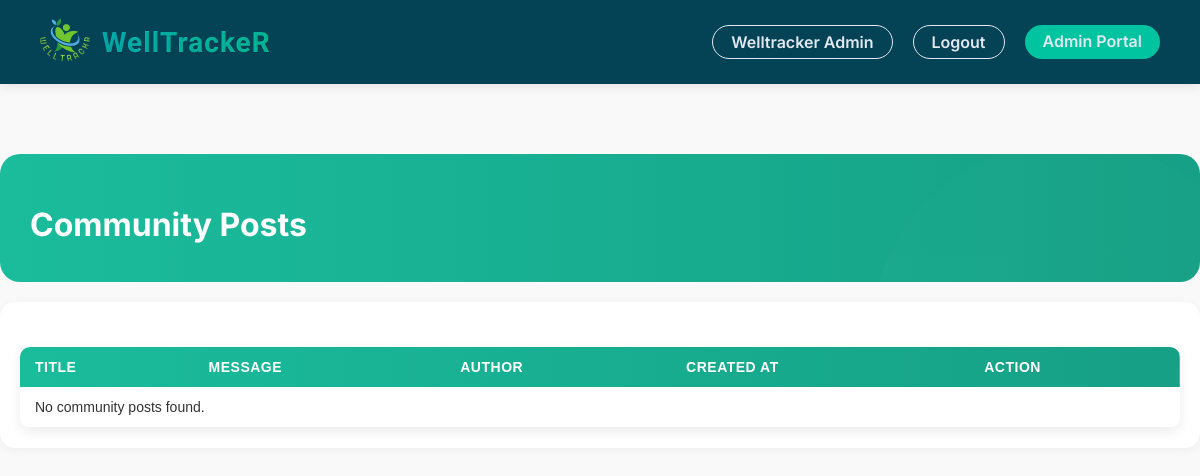
The app's page /view_community_posts.php (signed in), older data.
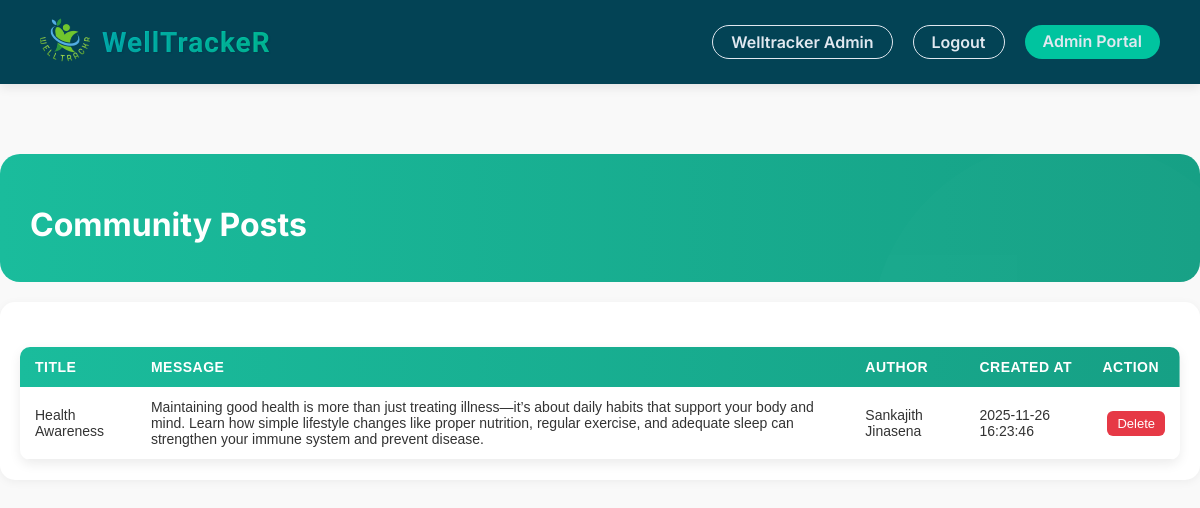
The same page, newer data.
### tables this page shows
CREATE TABLE `community_posts` (
  `post_id` int(11) NOT NULL,
  `title` varchar(255) NOT NULL,
  `message` text NOT NULL,
  `author` varchar(100) DEFAULT 'Guest',
  `created_at` timestamp NOT NULL DEFAULT current_timestamp()
);

### view_community_posts.php (the view, shortened to what this page needs)
<?php
include 'config.php';
$sql = "SELECT * FROM community_posts ORDER BY created_at DESC";
$result = $conn->query($sql);
?>
<!DOCTYPE html>
<html lang="en">
<head>
<link rel="stylesheet" href="css/style.css">
<link rel="stylesheet" href="css/patient.css">
<link rel="stylesheet" href="css/doctor_review.css">
</head>
<body>
<nav>
    <div class="nav-header">
        <div class="nav-logo"><img src="image/Logo_R.png" alt="Logo"></div>
        <div class="nav-title">
            <h1>WellTrackeR</h1>
        </div>
    </div>
    <div class="nav-links">
        <a href="" class="login-btn"><?php echo $_SESSION["first_name"] . " " . $_SESSION["last_name"] ?></a>
        <a href="logout.php" class="login-btn">Logout</a>
        <a href="admin_portal.php" class="register-btn">Admin Portal</a>
    </div>
</nav>
<div class="patient-portal-container">
    <div class="patient-portal-header">
        <h1>Community Posts</h1>
    </div>
    <div class="quick-actions">
        <table class="doctor-table">
            <thead>
                <tr>
                    <th>Title</th>
                    <th>Message</th>
                    <th>Author</th>
                    <th>Created At</th>
                    <th>Action</th>
                </tr>
            </thead>
            <tbody>
                <?php if ($result && $result->num_rows > 0): ?>
                    <?php while($row = $result->fetch_assoc()): ?>
                        <tr id="row-<?php echo $row['post_id']; ?>">
                            <td><?php echo htmlspecialchars($row['title']); ?></td>
                            <td><?php echo htmlspecialchars($row['message']); ?></td>
                            <td><?php echo htmlspecialchars($row['author']); ?></td>
                            <td><?php echo htmlspecialchars($row['created_at']); ?></td>
                            <td>
                                <button class="delete-btn" data-id="<?php echo $row['post_id']; ?>">Delete</button>
                            </td>
                        </tr>
                    <?php endwhile; ?>
                <?php else: ?>
                    <tr><td colspan="5">No community posts found.</td></tr>
                <?php endif; ?>
            </tbody>
        </table>
    </div>
</div>
</body>
</html>

Row changes from the older to the newer data that the page shows:
added community_posts: title "Health Awareness", message "Maintaining good health is more than just treating illness—it’s about daily habits that support your body and mind. Learn how simple lifestyle changes like proper nutrition, regular exercise, and adequate sleep can strengthen your immune system and prevent disease.", author "Sankajith Jinasena", created_at "2025-11-26 16:23:46"
Text that changed along with them:
text no longer shown: "No community posts found."
